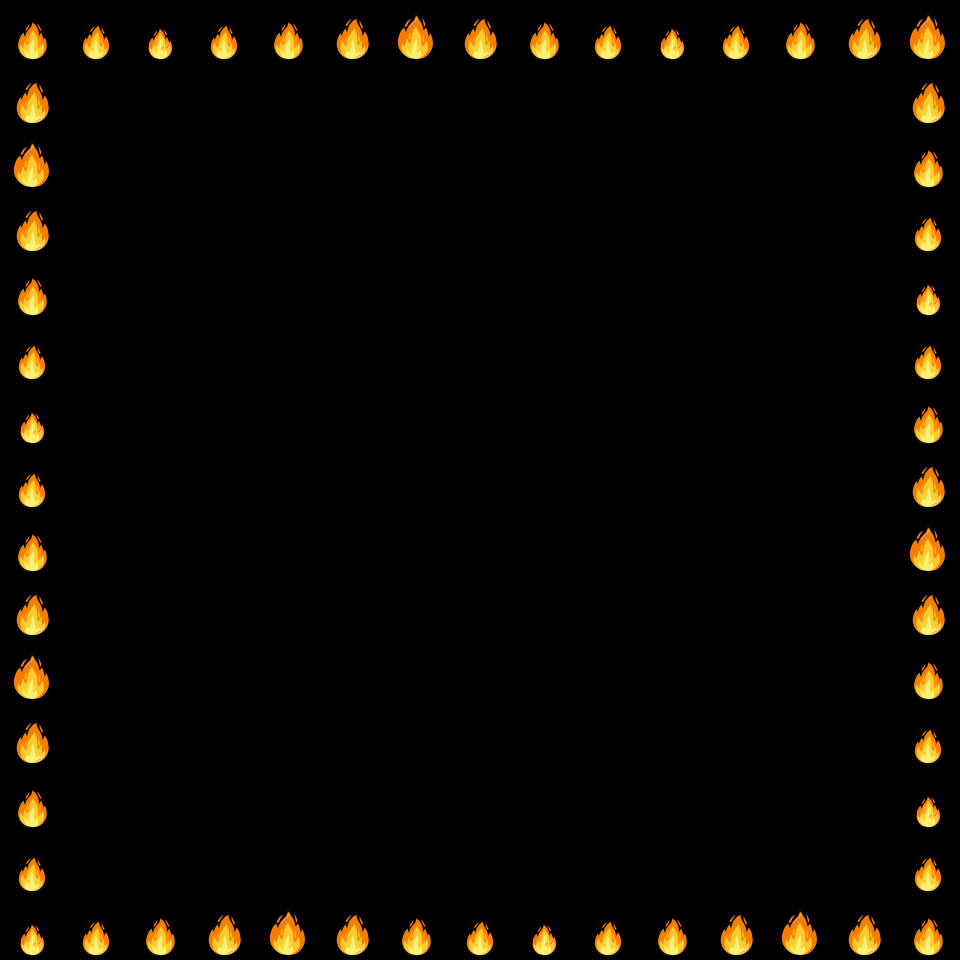

The image is a tile-based game level rendered from a .tmx file. Its description and complete source (layers, tilesets, objects, tile grids) follow:
An orthogonal 15x15 tile map with 64x64 px tiles, 2 tile layers (Tile Layer 1, Tile Layer 2).

<map version="1.10" tiledversion="1.10.2" orientation="orthogonal" renderorder="right-down" width="15" height="15" tilewidth="64" tileheight="64" infinite="0" nextlayerid="3" nextobjectid="1">
 <tileset firstgid="1" name="Level3" tilewidth="64" tileheight="64" tilecount="7" columns="0">
  <grid orientation="orthogonal" width="1" height="1" />
  <tile id="0">
   <image width="64" height="64" source="base_tile.png" />
  </tile>
  <tile id="1">
   <image width="64" height="64" source="fire8.png" />
  </tile>
  <tile id="2">
   <image width="64" height="64" source="fire7.png" />
  </tile>
  <tile id="3">
   <image width="64" height="64" source="fire6.png" />
  </tile>
  <tile id="4">
   <image width="64" height="64" source="fire5.png" />
  </tile>
  <tile id="5">
   <image width="64" height="64" source="fire4.png" />
  </tile>
  <tile id="6">
   <image width="64" height="64" source="safety_tile.png" />
  </tile>
 </tileset>
 <layer id="1" name="Tile Layer 1" width="15" height="15">
  <data encoding="csv">
1,1,1,1,1,1,1,1,1,1,1,1,1,1,1,
1,1,1,1,1,1,1,1,1,1,1,1,1,1,1,
1,1,1,1,1,1,1,1,1,1,1,1,1,1,1,
1,1,1,1,1,1,1,1,1,1,1,1,1,1,1,
1,1,1,1,1,1,1,1,1,1,1,1,1,1,1,
1,1,1,1,1,1,1,1,1,1,1,1,1,1,1,
1,1,1,1,1,1,1,1,1,1,1,1,1,1,1,
1,1,1,1,1,1,1,1,1,1,1,1,1,1,1,
1,1,1,1,1,1,1,1,1,1,1,1,1,1,1,
1,1,1,1,1,1,1,1,1,1,1,1,1,1,1,
1,1,1,1,1,1,1,1,1,1,1,1,1,1,1,
1,1,1,1,1,1,1,1,1,1,1,1,1,1,1,
1,1,1,1,1,1,1,1,1,1,1,1,1,1,1,
1,1,1,1,1,1,1,1,1,1,1,1,1,1,1,
1,1,1,1,1,1,1,1,1,1,1,1,1,1,1
</data>
 </layer>
 <layer id="2" name="Tile Layer 2" width="15" height="15">
  <data encoding="csv">
4,5,6,5,4,3,2,3,4,5,6,5,4,3,2,
3,0,0,0,0,0,0,0,0,0,0,0,0,0,3,
2,0,0,0,0,0,0,0,0,0,0,0,0,0,4,
3,0,0,0,0,0,0,0,0,0,0,0,0,0,5,
4,0,0,0,0,0,0,0,0,0,0,0,0,0,6,
5,0,0,0,0,0,0,0,0,0,0,0,0,0,5,
6,0,0,0,0,0,0,0,0,0,0,0,0,0,4,
5,0,0,0,0,0,0,0,0,0,0,0,0,0,3,
4,0,0,0,0,0,0,0,0,0,0,0,0,0,2,
3,0,0,0,0,0,0,0,0,0,0,0,0,0,3,
2,0,0,0,0,0,0,0,0,0,0,0,0,0,4,
3,0,0,0,0,0,0,0,0,0,0,0,0,0,5,
4,0,0,0,0,0,0,0,0,0,0,0,0,0,6,
5,0,0,0,0,0,0,0,0,0,0,0,0,0,5,
6,5,4,3,2,3,4,5,6,5,4,3,2,3,4
</data>
 </layer>
</map>
